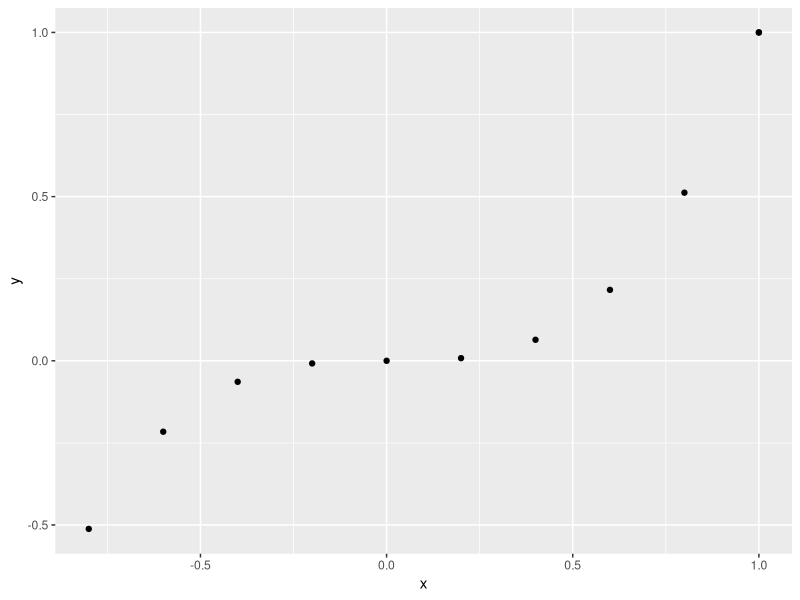
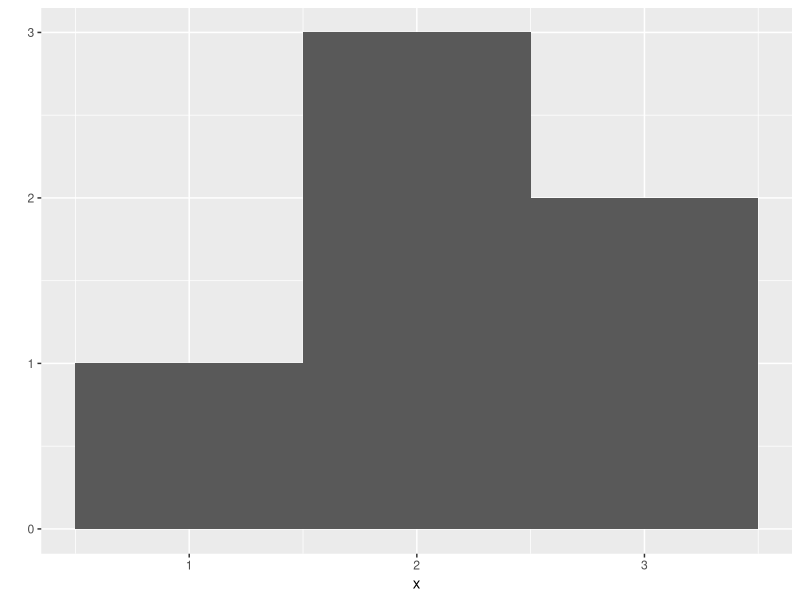
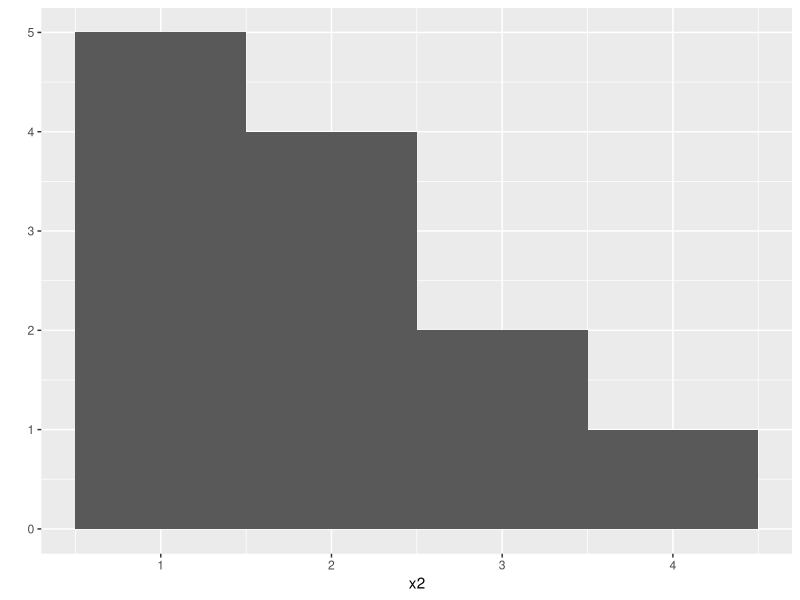
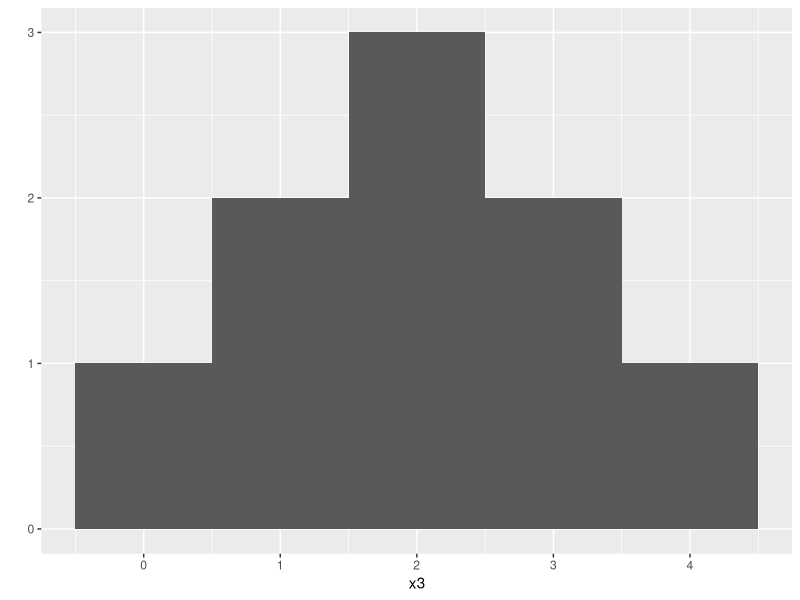
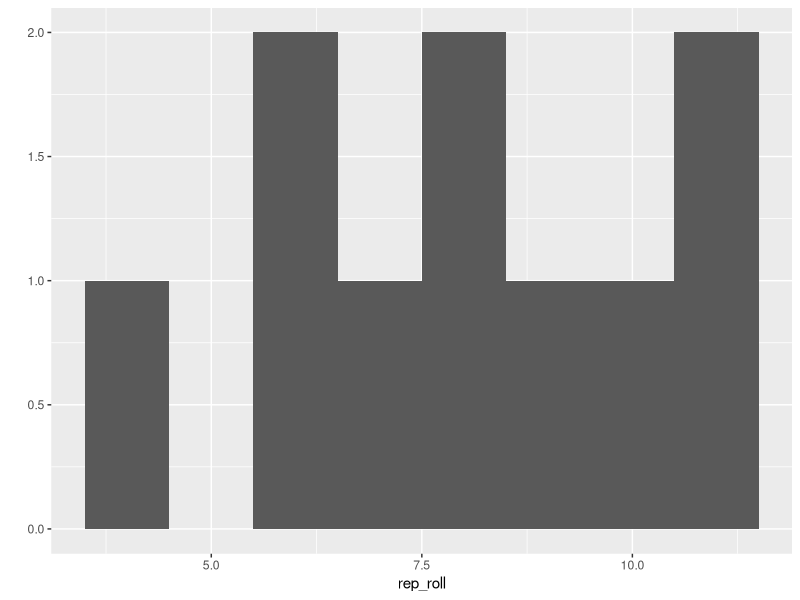
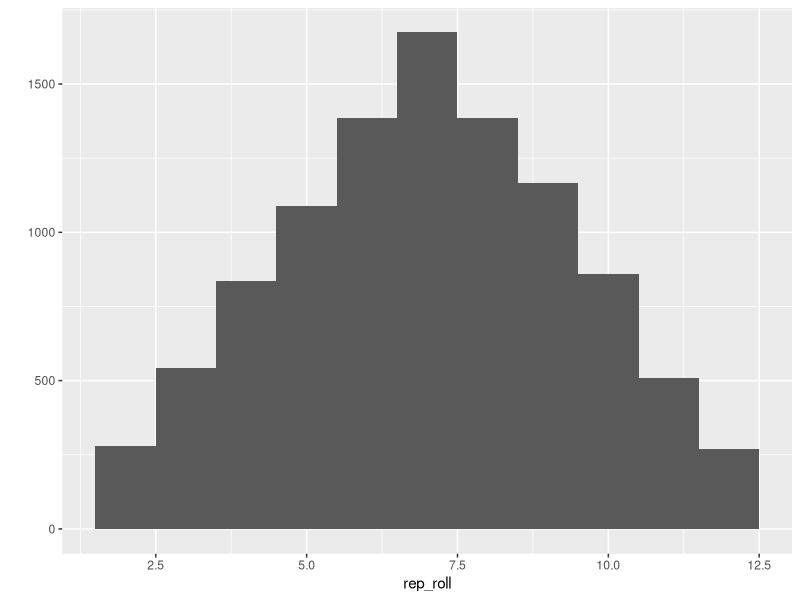
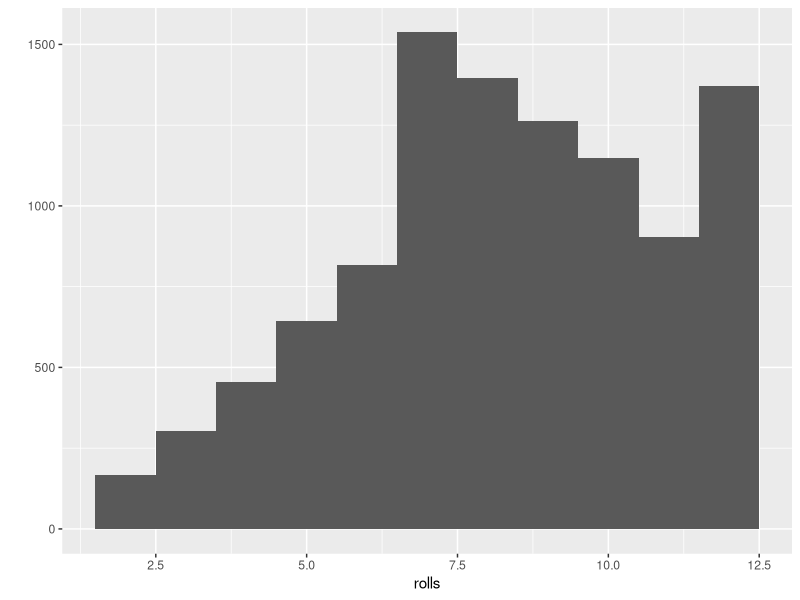

Write R code to recreate these figures, in order.
# install ggplot2 package
install.packages("ggplot2")

# loaded the ggplot2 package
library("ggplot2")

x <- c(1, -.8, -.6, -.4, -.2, 0, .2, .4, .6, .8, 1)
y <- x^3

qplot(x, y)

x <- c(1, 2, 2, 2, 3, 3)
qplot(x, binwidth = 1)

x2 <- c(1, 1, 1, 1, 1, 2, 2, 2, 2, 3, 3, 4)
qplot(x2, binwidth = 1)

x3 <- c(0, 1, 1, 2, 2, 2, 3, 3, 4)
qplot(x3, binwidth = 1)


replicate(3, 1 + 1)

# function that simulates a dice throw
# returns the sum of the two dice
roll <- function() {
  die <- 1:6
  dice <- sample(die, size = 2, replace = TRUE)
  sum(dice)
}

rep_roll <- replicate(10, roll())
qplot(rep_roll, binwidth = 1)

rep_roll <- replicate(10000, roll())
qplot(rep_roll, binwidth = 1)

help("sample"
     )

# function that simulates an unfair dice throw
# returns the sum of the two dice
roll_unfair <- function() {
  die <- 1:6
  dice <- sample(die, size = 2, replace = TRUE, prob = c(1/8, 1/8, 1/8, 1/8, 1/8, 3/8))
  sum(dice)
}

rolls <- replicate(10000, roll_unfair())
qplot(rolls, binwidth = 1)
